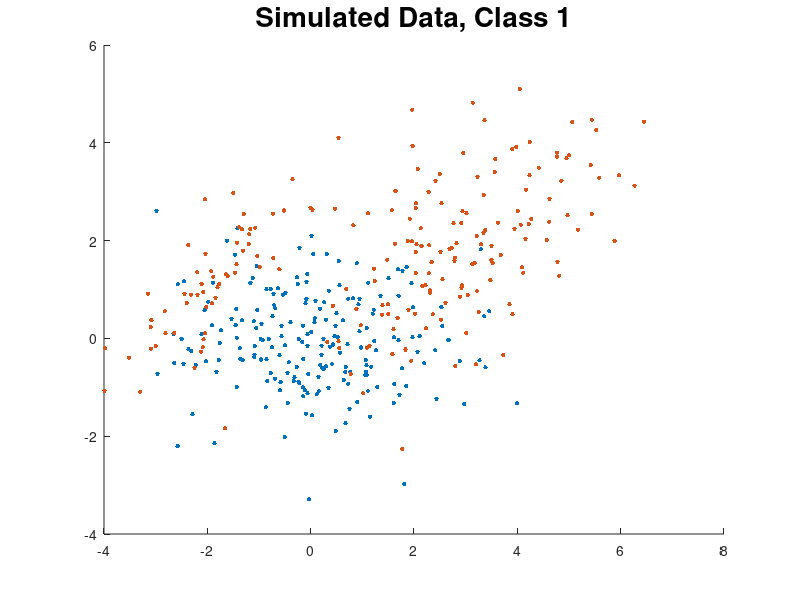

The MATLAB script that drew this image: (Note: this script raises an error after producing the figure.)
%% 1) Generate 2D synthetic data for binary classification
%https://www.mathworks.com/help/stats/simulate-data-from-a-gaussian-mixture-model.html
N = 200; % Number of samples

% Class 0
m        = [0, 0];

theta    = 0;
lambda_1 = 2; u_1 = [cos(theta), sin(theta)]'; lambda_2 = 1; u_2 = [-sin(theta), cos(theta)]';
C        = lambda_1*(u_1*u_1') + lambda_2*(u_2*u_2');

gm_0 = gmdistribution(m,C);

rng('default'); % For reproducibility
X_0 = random(gm_0,N);
figure(1), clf; hold on;
%gmPDF = @(x,y)pdf(gm_0,[x y]);
%ezcontour(gmPDF);
scatter(X_0(:,1),X_0(:,2),100,'.') % Scatter plot with points of size 100
title('Simulated Data, Class 0','FontSize',20);

% Class 1
% Component A:
pi_A     = 1/3;
m_A      = [-2, 1];

theta    = -3/4 * pi;
lambda_1 = 2; u_1 = [cos(theta), sin(theta)]'; lambda_2 = 1/4; u_2 = [-sin(theta), cos(theta)]';
C_A      = lambda_1*(u_1*u_1') + lambda_2*(u_2*u_2');
% Component B:
pi_B     = 2/3;
m_B      = [3, 2];

theta    = pi/4;
lambda_1 = 3; u_1 = [cos(theta), sin(theta)]'; lambda_2 = 1; u_2 = [-sin(theta), cos(theta)]';
C_B      = lambda_1*(u_1*u_1') + lambda_2*(u_2*u_2');

% Gaussian Mixture of Component A and Component B
gm_1 = gmdistribution([m_A; m_B], cat(3,C_A,C_B), [pi_A, pi_B]);

rng('default'); % For reproducibility
X_1 = random(gm_1,N);
%figure(2); clf; hold on;
%gmPDF = @(x,y)pdf(gm_1,[x y]);
%ezcontour(gmPDF);
scatter(X_1(:,1),X_1(:,2),100,'.') % Scatter plot with points of size 100
title('Simulated Data, Class 1','FontSize',20);

%% 2) MAP Decision Rule
% $$\hat{t}_{\mathrm{MAP}}(x) = \arg \max_{C_k} \left[ \ln P(x | C_k) + \ln
% P(C_k) \right]$$
%
% Let $\{ C_0, C_1, ..., C_k \}$ be the classes, and let $x$ be a vector of features


% Define Phi = [1, x1, x2, x1^2, x2^2, x1*x2]';

Phi = [ones(1,2*N)                                      % 1*N matrix
       X_0' X_1';                                       % 2*N matrix
       X_0.^2' X_1.^2';                                 % 2*N matrix
       (X_0(:,1).*X_0(:,2))' (X_1(:,1).*X_1(:,2))';     % 1*N matrix
       ];
t = [zeros(1,N), ones(1,N)]';
w = zeros(6,1);

for i = 1:N
    y = (sigmf(w'*Phi,[1 0]))';
    R = diag(y.*(1-y));
    w = w - inv(Phi*R*Phi')*Phi*(y-t);
end

% Plot the contour where w*phi equals zero
u = linspace(-5, 5, 200);
v = linspace(-5, 5, 200);

z = zeros(length(u), length(v));
for i = 1:length(u)
    for j = 1:length(v)
        phi = [1;
             u(i);
             v(j);
             u(i)^2;
             v(j)^2;
             u(i)*v(j);
            ];
        z(i,j) = w'*phi;
        %z(i,j) = w'*map_feature(u(i), v(j),2);
    end
end
z = z';

contour(u, v, z, [0,0], 'LineWidth', 2)
legend('y = 0', 'y = 1', 'Decision boundary')


